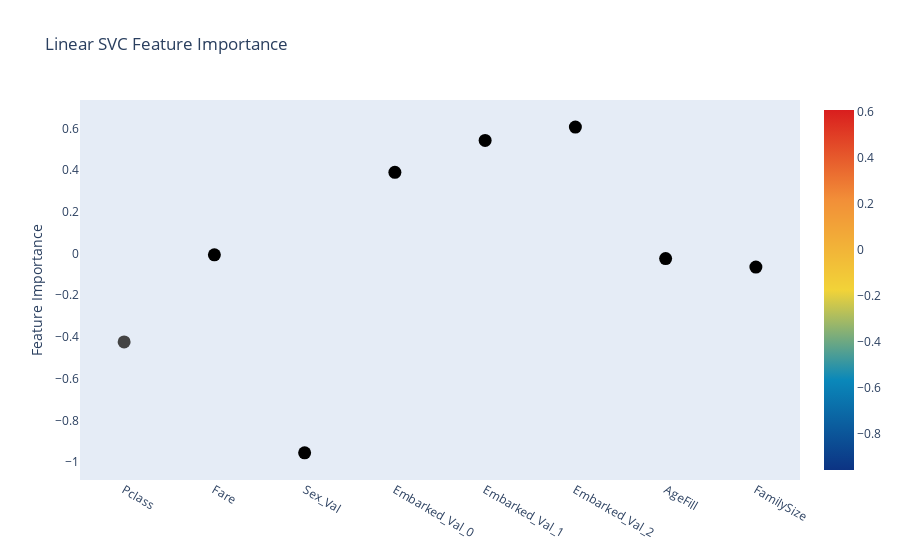

The notebook cell this image was saved under:
### Code cell
# Scatter plot 
trace = go.Scatter(
    y = lin_clf.coef_[0],
    x = df_final.columns.values,
    mode='markers',
    marker=dict(
        sizemode = 'diameter',
        sizeref = 1,
        size = 13,
        #size= rf.feature_importances_,
        #color = np.random.randn(500), #set color equal to a variable
        color = lin_clf.coef_,
        colorscale='Portland',
        showscale=True
    ),
    text = df_final.columns.values
)
data = [trace]

layout= go.Layout(
    autosize= True,
    title= 'Linear SVC Feature Importance',
    hovermode= 'closest',
     xaxis= dict(
         ticklen= 5,
         showgrid=False,
        zeroline=False,
        showline=False
     ),
    yaxis=dict(
        title= 'Feature Importance',
        showgrid=False,
        zeroline=False,
        ticklen= 5,
        gridwidth= 2
    ),
    showlegend= False
)
fig = go.Figure(data=data, layout=layout)
py.iplot(fig,filename='scatter2010')

### Figure 1 — Plotly figure (JSON) as saved in the notebook; plotly's stock layout.template omitted (floating-point values rounded to 4 significant figures)
{"data": [{"marker": {"color": [[-0.4238, -0.006537, -0.9559, 0.3891, 0.542, 0.606, -0.02434, -0.0649]], "colorscale": [[0, "rgb(12,51,131)"], [0.25, "rgb(10,136,186)"], [0.5, "rgb(242,211,56)"], [0.75, "rgb(242,143,56)"], [1, "rgb(217,30,30)"]], "showscale": true, "size": 13, "sizemode": "diameter", "sizeref": 1}, "mode": "markers", "text": ["Pclass", "Fare", "Sex_Val", "Embarked_Val_0", "Embarked_Val_1", "Embarked_Val_2", "AgeFill", "FamilySize"], "type": "scatter", "x": ["Pclass", "Fare", "Sex_Val", "Embarked_Val_0", "Embarked_Val_1", "Embarked_Val_2", "AgeFill", "FamilySize"], "y": [-0.4238, -0.006537, -0.9559, 0.3891, 0.542, 0.606, -0.02434, -0.0649]}], "layout": {"autosize": true, "hovermode": "closest", "showlegend": false, "title": {"text": "Linear SVC Feature Importance"}, "xaxis": {"showgrid": false, "showline": false, "ticklen": 5, "zeroline": false}, "yaxis": {"gridwidth": 2, "showgrid": false, "ticklen": 5, "title": {"text": "Feature Importance"}, "zeroline": false}}}
